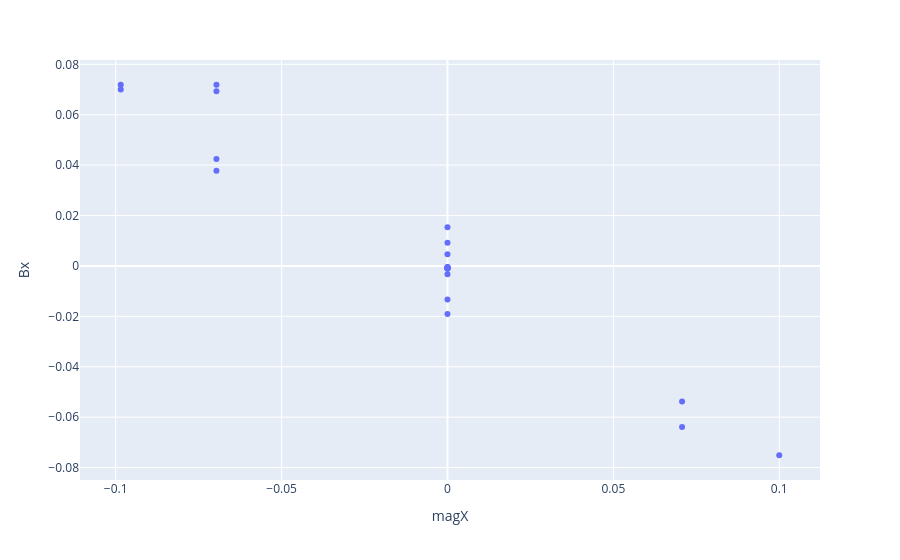
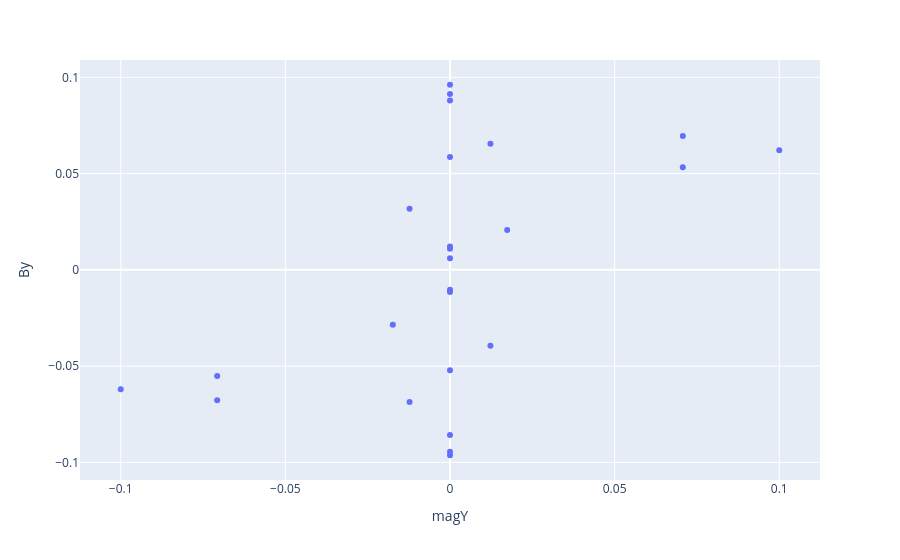
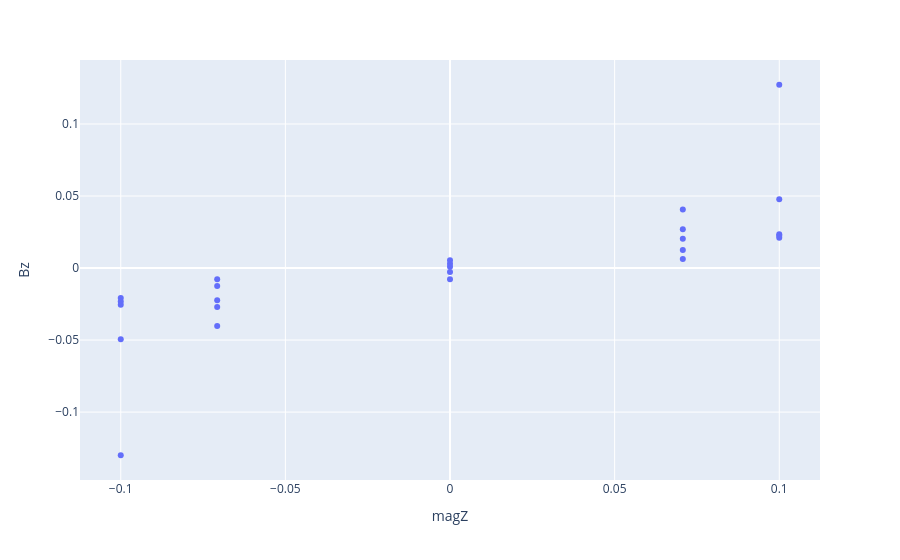

Source (notebook cell) for these figures, in order:
### Markdown cell above
# 1) is it centered?
I ran the centering code called centerCalibGui.py, but seems like it didn't do a great job.

it says that the center coordinates are 31.04499272827137, and 24.73

### Code cell
df1 = rename_columns(pd.read_csv("1centerQ.csv", comment = ";",  parse_dates=[' pd.Timestamp.now #now','queueT'])) #parse dates for convenience only

phi = np.deg2rad(df1['magnet.phi'])
elev = np.deg2rad(df1['magnet.theta'])   # theta = elevation from horizon
B = df1['magnet.field']

df1['magX'] = B * np.cos(elev) * np.cos(phi)
df1['magY'] = B * np.cos(elev) * np.sin(phi)
df1['magZ'] = B * np.sin(elev)
px.scatter(df1, "magX", "Bx").show()
px.scatter(df1, "magY", "By").show()
px.scatter(df1, "magZ", "Bz").show()

### Figure 1 — Plotly figure (JSON) as saved in the notebook; plotly's stock layout.template omitted (floating-point values rounded to 4 significant figures)
{"data": [{"hovertemplate": "magX=%{x}<br>Bx=%{y}<extra></extra>", "legendgroup": "", "marker": {"color": "#636efa", "symbol": "circle"}, "mode": "markers", "name": "", "orientation": "v", "showlegend": false, "type": "scatter", "x": [0.1, 0.07071, 6.123e-18, 0.07071, 6.123e-18, 6.123e-18, 4.33e-18, 3.749e-34, 4.33e-18, 3.749e-34, 6.123e-18, 4.33e-18, 3.749e-34, 4.33e-18, 3.749e-34, -0.09848, -0.06964, -6.03e-18, -0.06964, -6.03e-18, -0.09848, -0.06964, -6.03e-18, -0.06964, -6.03e-18], "xaxis": "x", "y": [-0.07511, -0.0538, 0.004606, -0.06386, -0.003269, -0.0005105, -0.000536, -0.0005471, -0.0005146, -0.0008456, -0.001055, -0.001111, -0.0006879, -0.001024, -0.000924, 0.07189, 0.04247, -0.01335, 0.06929, 0.009226, 0.07003, 0.07187, 0.01539, 0.03778, -0.01902], "yaxis": "y"}], "layout": {"legend": {"tracegroupgap": 0}, "margin": {"t": 60}, "xaxis": {"anchor": "y", "domain": [0, 1], "title": {"text": "magX"}}, "yaxis": {"anchor": "x", "domain": [0, 1], "title": {"text": "Bx"}}}}

### Figure 2 — Plotly figure (JSON) as saved in the notebook; plotly's stock layout.template omitted (floating-point values rounded to 4 significant figures)
{"data": [{"hovertemplate": "magY=%{x}<br>By=%{y}<extra></extra>", "legendgroup": "", "marker": {"color": "#636efa", "symbol": "circle"}, "mode": "markers", "name": "", "orientation": "v", "showlegend": false, "type": "scatter", "x": [0, 0, 0, 0, 0, 0.1, 0.07071, 6.123e-18, 0.07071, 6.123e-18, -0.1, -0.07071, -6.123e-18, -0.07071, -6.123e-18, 0.01736, 0.01228, 1.063e-18, 0.01228, 1.063e-18, -0.01736, -0.01228, -1.063e-18, -0.01228, -1.063e-18], "xaxis": "x", "y": [0.006039, 0.05857, 0.09137, -0.05215, -0.09441, 0.06218, 0.0533, 0.01093, 0.0695, -0.01032, -0.06201, -0.06773, 0.01215, -0.05518, -0.01149, 0.02073, 0.06546, 0.08801, -0.03941, -0.09628, -0.02848, 0.03174, 0.09615, -0.06857, -0.08572], "yaxis": "y"}], "layout": {"legend": {"tracegroupgap": 0}, "margin": {"t": 60}, "xaxis": {"anchor": "y", "domain": [0, 1], "title": {"text": "magY"}}, "yaxis": {"anchor": "x", "domain": [0, 1], "title": {"text": "By"}}}}

### Figure 3 — Plotly figure (JSON) as saved in the notebook; plotly's stock layout.template omitted (floating-point values rounded to 4 significant figures)
{"data": [{"hovertemplate": "magZ=%{x}<br>Bz=%{y}<extra></extra>", "legendgroup": "", "marker": {"color": "#636efa", "symbol": "circle"}, "mode": "markers", "name": "", "orientation": "v", "showlegend": false, "type": "scatter", "x": [0, 0.07071, 0.1, -0.07071, -0.1, 0, 0.07071, 0.1, -0.07071, -0.1, 0, 0.07071, 0.1, -0.07071, -0.1, 0, 0.07071, 0.1, -0.07071, -0.1, 0, 0.07071, 0.1, -0.07071, -0.1], "xaxis": "x", "y": [0.0009054, 0.01258, 0.02096, -0.01243, -0.02087, -0.002689, 0.027, 0.04777, -0.0403, -0.13, 0.0029, 0.04055, 0.1272, -0.02709, -0.04946, -0.007752, 0.006229, 0.02343, -0.02229, -0.0233, 0.005482, 0.02042, 0.02237, -0.007783, -0.0254], "yaxis": "y"}], "layout": {"legend": {"tracegroupgap": 0}, "margin": {"t": 60}, "xaxis": {"anchor": "y", "domain": [0, 1], "title": {"text": "magZ"}}, "yaxis": {"anchor": "x", "domain": [0, 1], "title": {"text": "Bz"}}}}
